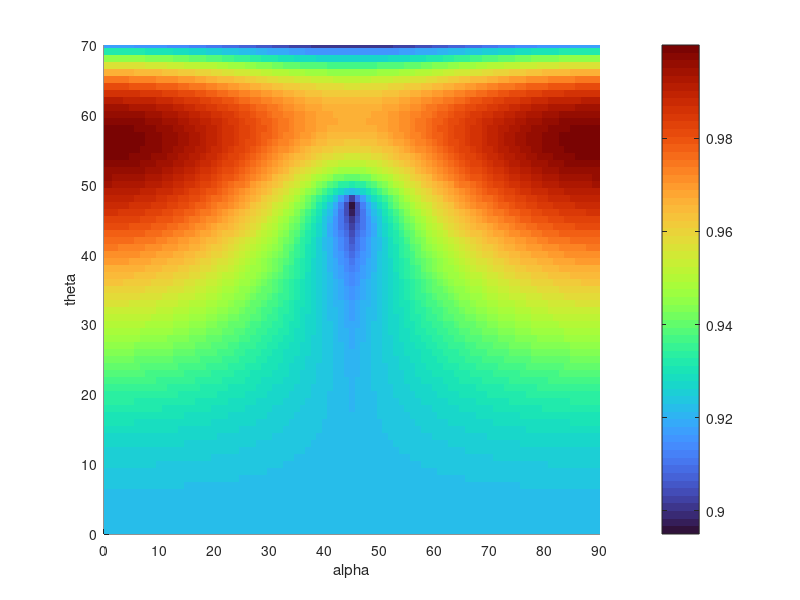
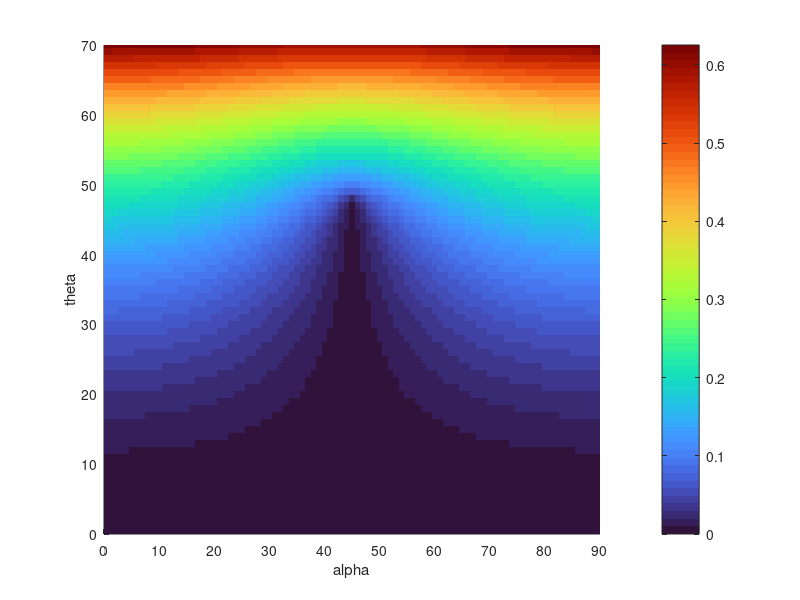
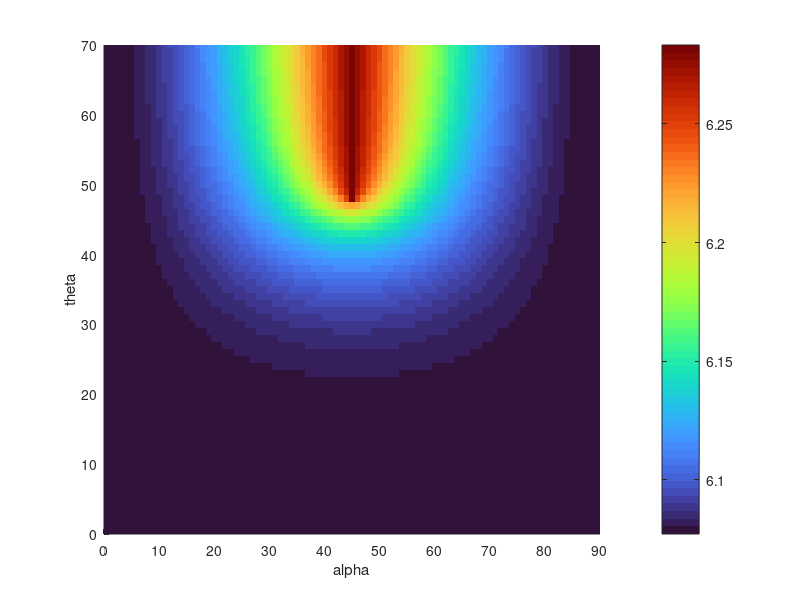

Write MATLAB code to recreate these figures, in order.
clear all;
close(gcf);
close(gcf);
close(gcf);
close(gcf);

n1=1;
n2=1.5;

theta =[0:1:70].*pi/180;
kappa=[];
delta = 11.8*pi/180;

for k=1:length(theta),
theta2=asin((n1/n2).*sin(theta(k)));

t1s=(2*n1.*cos(theta(k)))/(n1.*cos(theta(k))+n2.*cos(theta2));
t2s=(2*n2.*cos(theta2))/(n1.*cos(theta(k))+n2.*cos(theta2));
t1p=(2*n1.*cos(theta(k)))/(n2.*cos(theta(k))+n1.*cos(theta2));
t2p=(2*n2.*cos(theta2))/(n2.*cos(theta(k))+n1.*cos(theta2));

rs=-t1s.*t2s.*t1s.*t2s;
rp=t1p.*t2p.*t1p.*t2p;

kappa(k)=(-1/2).*log(rs/rp);


r21=-exp(kappa(k));
r22=exp(-kappa(k));
%matrice du miroir M2
M2=[rp,0;0,rs];

alpha=[0:1:90]*pi/180;
for l=1:length(alpha)

r11=-exp(1i*(delta/2));
r12=exp(-1i*(delta/2));
M1=[r11,0;0,r12]; %de la base x'y' à xy

T=[cos(alpha(l)),sin(alpha(l));-sin(alpha(l)),cos(alpha(l))]; 

J_RT=T*M1*T*M2; %matrice d'un aller-retour

[V,D] = eig(J_RT); %calcul des valeurs propres et vecteurs propres de J_RT
D1(k,l)=D(1,1);D2(k,l)=D(2,2); %valeurs propres des deux modes 

V1=V(:,1);V2=V(:,2);%les deux vecteurs propres


m(k,l)=max(abs(D1(k,l)),abs(D2(k,l)));
end; %fin de la boucle sur alpha
end;


figure(1); %maximum des valeurs propres 
hold on;imagesc(alpha*180/pi,theta*180/pi,m);colormap turbo;colorbar;
xticks(0:10:90)
xlim([0;90])
ylim([0;70])
xlabel('alpha')
ylabel('theta')

figure(2); %rapport entre D1 et D2 echelle logarithmique
rap_vp=log(abs(D1))-log(abs(D2));
hold on;imagesc(alpha*180/pi,theta*180/pi,rap_vp);colormap turbo; colorbar;
xticks(0:10:90)
xlim([0;90])
ylim([0;70])
xlabel('alpha')
ylabel('theta')

figure(3); %differénce de phase entre D1 et D2
dif_phase=abs(angle(D1)-angle(D2));
hold on;imagesc(alpha*180/pi,theta*180/pi,dif_phase);colormap turbo; colorbar;
xticks(0:10:90)
xlim([0;90])
ylim([0;70])
xlabel('alpha')
ylabel('theta')
